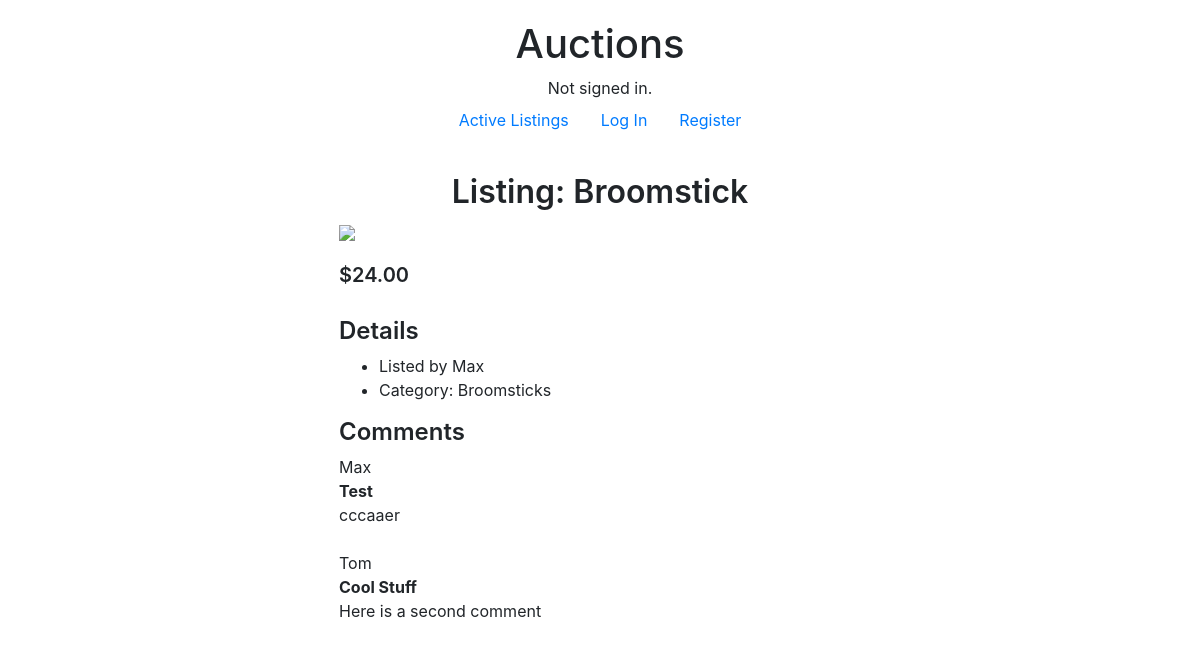
The page /listing/Broomstick on the database its author committed.
### auctions/models.py (models this page shows, shortened)
class Listing(models.Model):
    title = models.CharField(max_length=48)
    description = models.CharField(max_length=210)
    startingBid = models.DecimalField(max_digits=10, decimal_places=2)
    imageURL = models.CharField(max_length=300)
    category = models.CharField(max_length=48)
    user = models.ForeignKey(
        User, on_delete=models.CASCADE, related_name="createdBy")
    status = models.CharField(max_length=6)
    def __str__(self):
        return f"title:{ self.title } imageURL:{ self.imageURL } description:{ self.description } startingBid:{ self.startingBid } category:{ self.category } createdBy: { self.user }"

class User(AbstractUser):
    pass

class Comment(models.Model):
    title = models.CharField(max_length=48)
    comment = models.CharField(max_length=450)
    commentBy = models.ForeignKey(
        User, on_delete=models.CASCADE, related_name="commentBy")

### auctions/views.py (the view, shortened to what this page needs)
# urls.py: path("listing/<listingTitle>", views.listing, name="listing"),
def listing(request, listingTitle):
    getObject = Listing.objects.filter(title=f'{ listingTitle }')
    message = ""
    if request.user.is_authenticated:
        watchlist, onwatchlist = getWatchlist(request.user, getObject)
    else:
        onwatchlist = 0
        watchlist = ""
    updatedListing = checkForBid(getObject)
    highestBidder = None
    if updatedListing["status"] == "closed":
        highestBidder = getHighestBidder(updatedListing)
    try:
        comments = Comment.objects.all()
    except:
        comments = None
    return render(request, "auctions/listing.html", {
        "listing": updatedListing,
        "placeBid": PlaceBid,
        "watchlist": onwatchlist,
        "watchlistLen": len(watchlist),
        "message": message,
        "commentForm": CommentForm,
        "comments": comments,
        "highestBidder": highestBidder
    })

### auctions/helper.py (called while the page is built)
def checkForBid(listing):
    startingBid = listing[0].startingBid
    try:
        checkBid = Bid.objects.filter(
            placedTo=Listing.objects.get(title=listing[0].title)).order_by('-id')[0]
        currentBid = re.findall("bid:(.+) on:", str(checkBid))[0]
    except:
        currentBid = 0
    if float(startingBid) <= float(currentBid):
        bid = currentBid
    else:
        bid = startingBid
    updatedListing = {
        "title": listing[0].title,
        "description": listing[0].description,
        "bid": bid,
        "imageURL": listing[0].imageURL,
        "category": listing[0].category,
        "createdBy": listing[0].user,
        "status": listing[0].status
    }
    return updatedListing

### auctions/models.py (called while the page is built)
    def __str__(self):
        return f"user:{ self.placedBy } bid:{ self.amount } on:{ self.placedTo }"

### auctions/template_tags/custom_tags.py (called while the page is built)
@register.filter
def get_item(dictionary, key):
    return dictionary.get(key)

### auctions/templates/auctions/listing.html (shortened to what this page needs)
{% extends "auctions/layout.html" %}
{% block body %}
<h2>Listing: {{ listing|get_item:"title" }}</h2>
<div class="wrapper">
    <div id="listing_img">
        <img src="{{ listing|get_item:"imageURL" }}">
    </div>
    <div>
        <h5 style="font-weight:600">${{ listing|get_item:"bid" }}</h5>
    </div>
    <div style="margin-top:30px;">
        <h4>Details</h4>
        <ul>
            <li>Listed by {{ listing|get_item:"createdBy" |title }}</li>
            <li>Category: {{ listing|get_item:"category" }}</li>
        </ul>
    </div>
    <div>
        <h4>Comments</h4>
        <div>
            {% for cmmt in comments %}
            <span>
                {{ cmmt.commentBy|title}}
            </span>
            <br>
            <b>
                {{ cmmt.title }}
            </b>
            <br>
            <span>
                {{ cmmt.comment }}
            </span>
            <br>
            <br>
            {% endfor %}
        </div>
    </div>
</div>
{% endblock %}

### auctions/static/auctions/styles.css (style rules this page uses)
body { padding: 20px; display: flex; flex-direction: column; align-items: center; }
h2, h3, h4 { font-weight:600; }
#listing_img { margin-bottom:20px; }
#listing_img img { height:350px; }
.wrapper { width: 45%; text-align:left; }

### rows shown on the page
Listing: title "Broomstick", category "Broomsticks"
User: username "Max"
Comment: commentBy "Max", title "Test", comment "cccaaer"
Comment: commentBy "Tom", title "Cool Stuff", comment "Here is a second comment"

### other values the page prints
{{ listing|get_item:"bid" }} "24.00"
